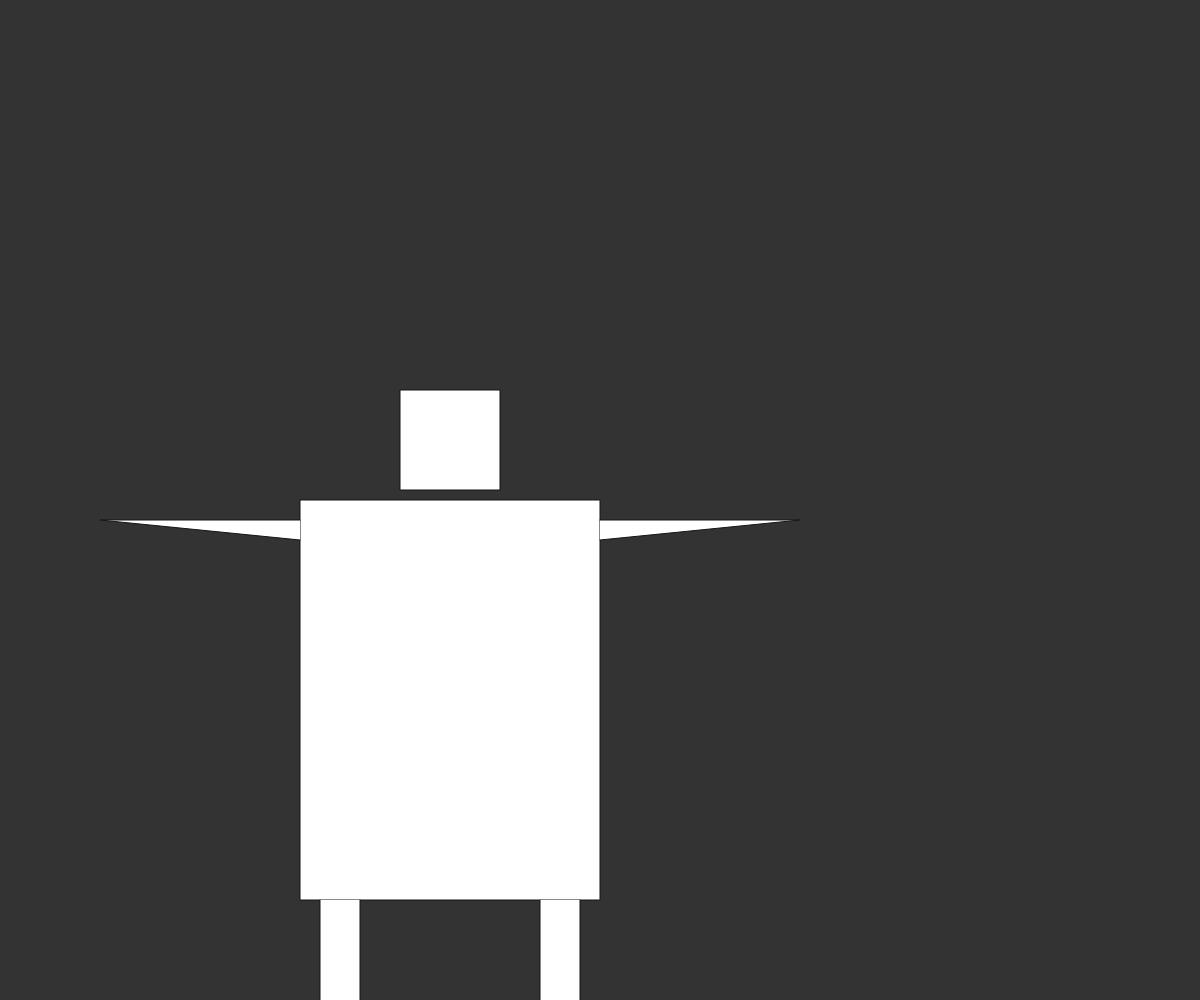
Frame 1 (no input)
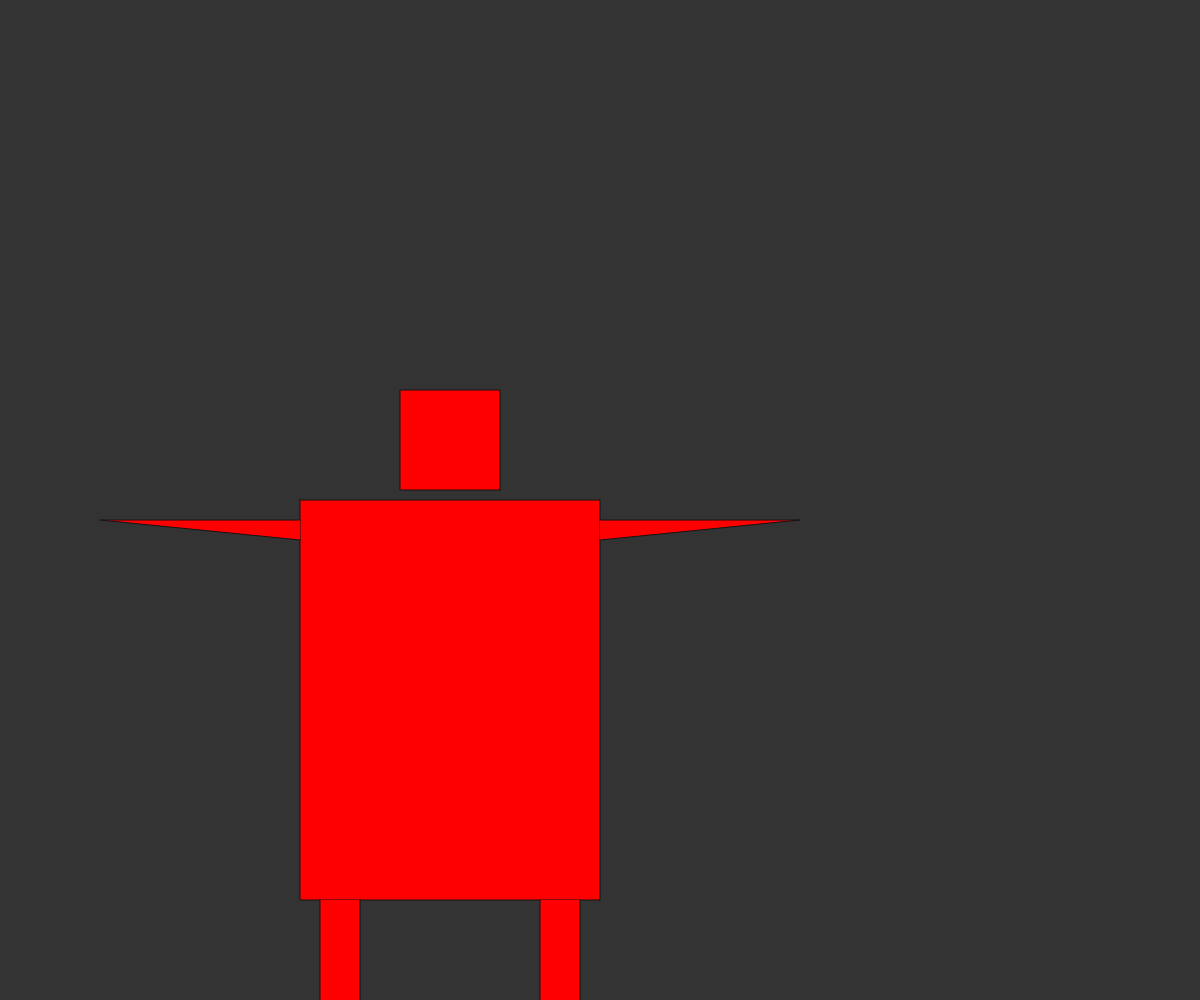
Frame 60 (no input)
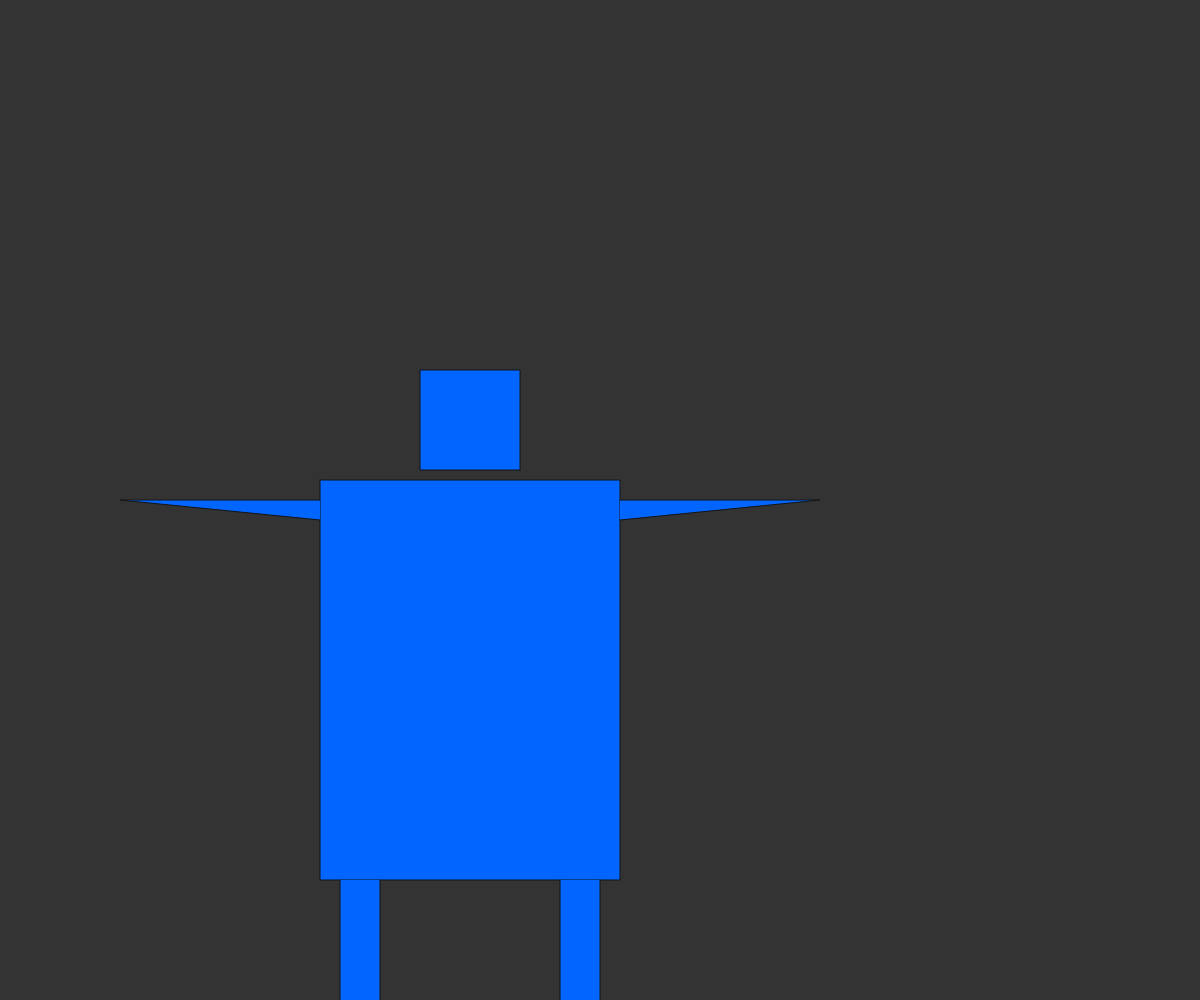
Frame 120 (the mouse pressed at the canvas centre since frame 60)

The p5.js sketch that drew these frames (run headless with seeded random() and noise() and a simulated clock; from frame 60 on, the mouse is pressed at the canvas centre):

// p5.js sketch
// ── sketch.js
var x=0,y=0,loc=20;
function setup() {
createCanvas(windowWidth,windowHeight);
stroke(20);
strokeWeight(1);
colorMode(HSB, height, height, height);  

}

// this function draws the basic shape of robot.
function draw() {
	background(200);

	beginShape();
	vertex(((width+x)/2)-300,((height+y)/2));
	vertex(((width+x)/2),((height+y)/2)); 
	vertex(((width+x)/2),((height+y)/2)+400);
	vertex(((width+x)/2)-300,((height+y)/2)+400);
	vertex(((width+x)/2)-300,((height+y)/2));
	endShape();

	beginShape();
	vertex(((width+x)/2)-100,((height+y)/2)-10);
	vertex(((width+x)/2)-100,((height+y)/2)-110);
	vertex(((width+x)/2)-200,((height+y)/2)-110);
	vertex(((width+x)/2)-200,((height+y)/2)-10);
	vertex(((width+x)/2)-100,((height+y)/2)-10);
	endShape();

	beginShape();
	vertex(((width+x)/2)-300,((height+y)/2)+20);
	vertex(((width+x)/2)-500,((height+y)/2)+loc);
	vertex(((width+x)/2)-500,((height+y)/2)+loc);
	vertex(((width+x)/2)-300,((height+y)/2)+40);
	endShape();
	
	beginShape();
	vertex(((width+x)/2),((height+y)/2)+20);
	vertex(((width+x)/2)+200,((height+y)/2)+loc);
	vertex(((width+x)/2)+200,((height+y)/2)+loc);
	vertex(((width+x)/2),((height+y)/2)+40);
	endShape();

	beginShape();
	vertex(((width+x)/2)-20,((height+y)/2)+400);
	vertex(((width+x)/2)-20,((height+y)/2)+600);
	vertex(((width+x)/2)-60,((height+y)/2)+600);
	vertex(((width+x)/2)-60,((height+y)/2)+400);
	endShape();

	
	beginShape();
	vertex(((width+x)/2)-240,((height+y)/2)+400);
	vertex(((width+x)/2)-240,((height+y)/2)+600);
	vertex(((width+x)/2)-280,((height+y)/2)+600);
	vertex(((width+x)/2)-280,((height+y)/2)+400);
	endShape();

	// this function colors the robot based upon the location of cursor
    fill(mouseX, height, height);
 
}

// this function calls another function when an mouse press event occurs
function mousePressed() {
  init();
  
}

// this function moves the robot to top-right corner on a  mouse click 
function init(){
	x=x+40;
	y=y-40;
}


// this function helps the robot to shake its arms with the
// moment of the mouse wheel
function mouseWheel(event) {
	
  print(event.delta);
  loc += event.delta;
  }


// ── sketch2.js
var x=0,y=0,loc=20;
function setup() {
createCanvas(windowWidth,windowHeight);
stroke(20);
strokeWeight(1);
colorMode(HSB, height, height, height);  
}
// this function draws the normal robot
function draw() {
	
	background(200);
	width=width+x;
	height=height+y;
	ellipse(width/2,height/2,100,80);
	rect((width/2)-100,(height/2)+40,200,200,10);
	ellipse((width/2)-50,(height/2)+240,loc+20,100);
	ellipse((width/2)+50,(height/2)+240,loc+20,100);
	ellipse((width/2)-150,(height/2)+60,100,loc);
	ellipse((width/2)+150,(height/2)+60,100,loc);

// this fill function color the robot according to its location
    fill(mouseX, height, height);
}

// this event moves the robot to place of mouse click
function mousePressed() {
  	width=mouseX*2;
	height=mouseY*2;
}


// this function enlarges the arms and legs of robot with mouse wheel.
function mouseWheel(event) {
	
  print(event.delta);
  loc += event.delta;
  }
